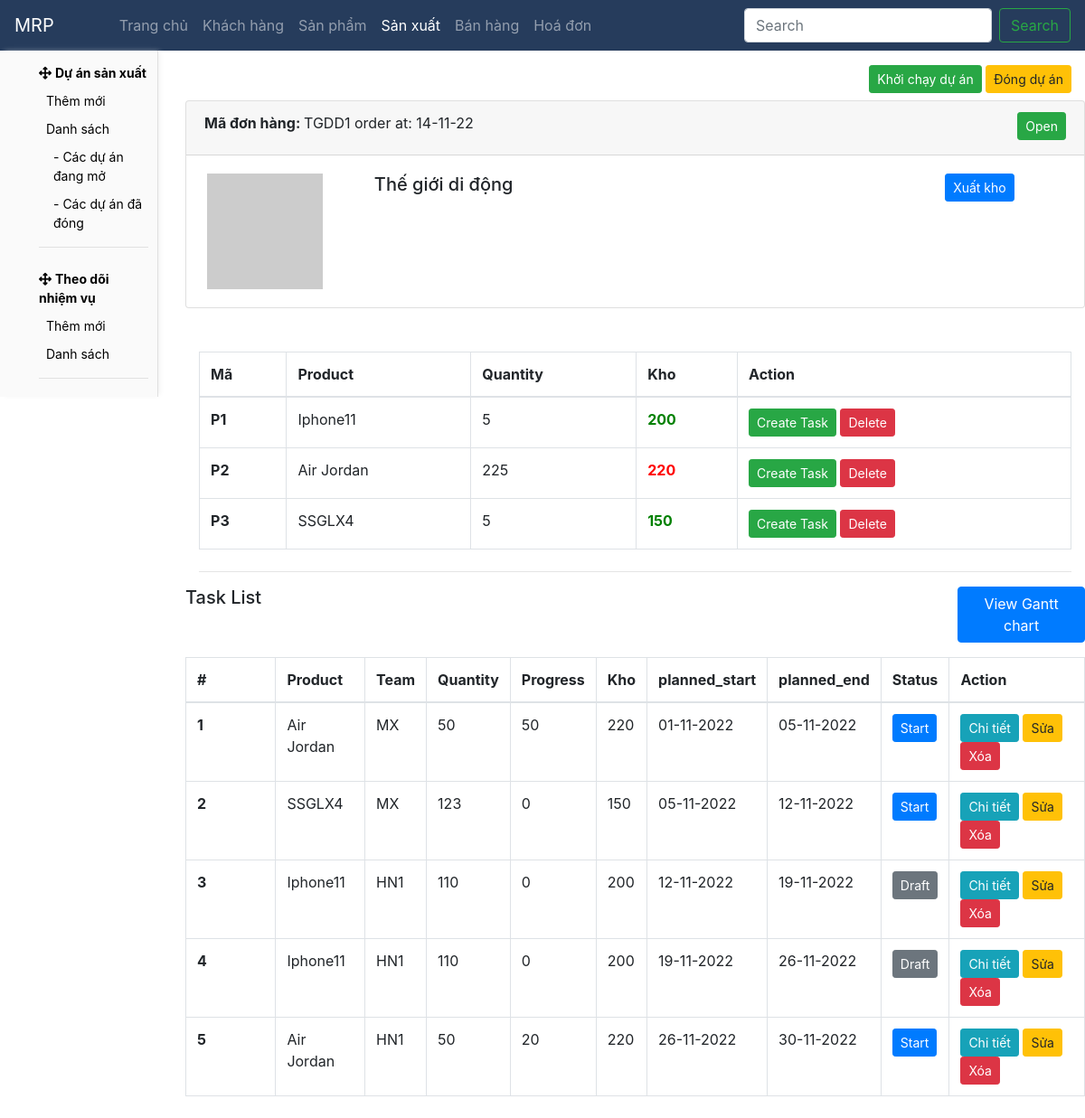
The page /mrp/mrp_detail/1 on the database as committed earlier.
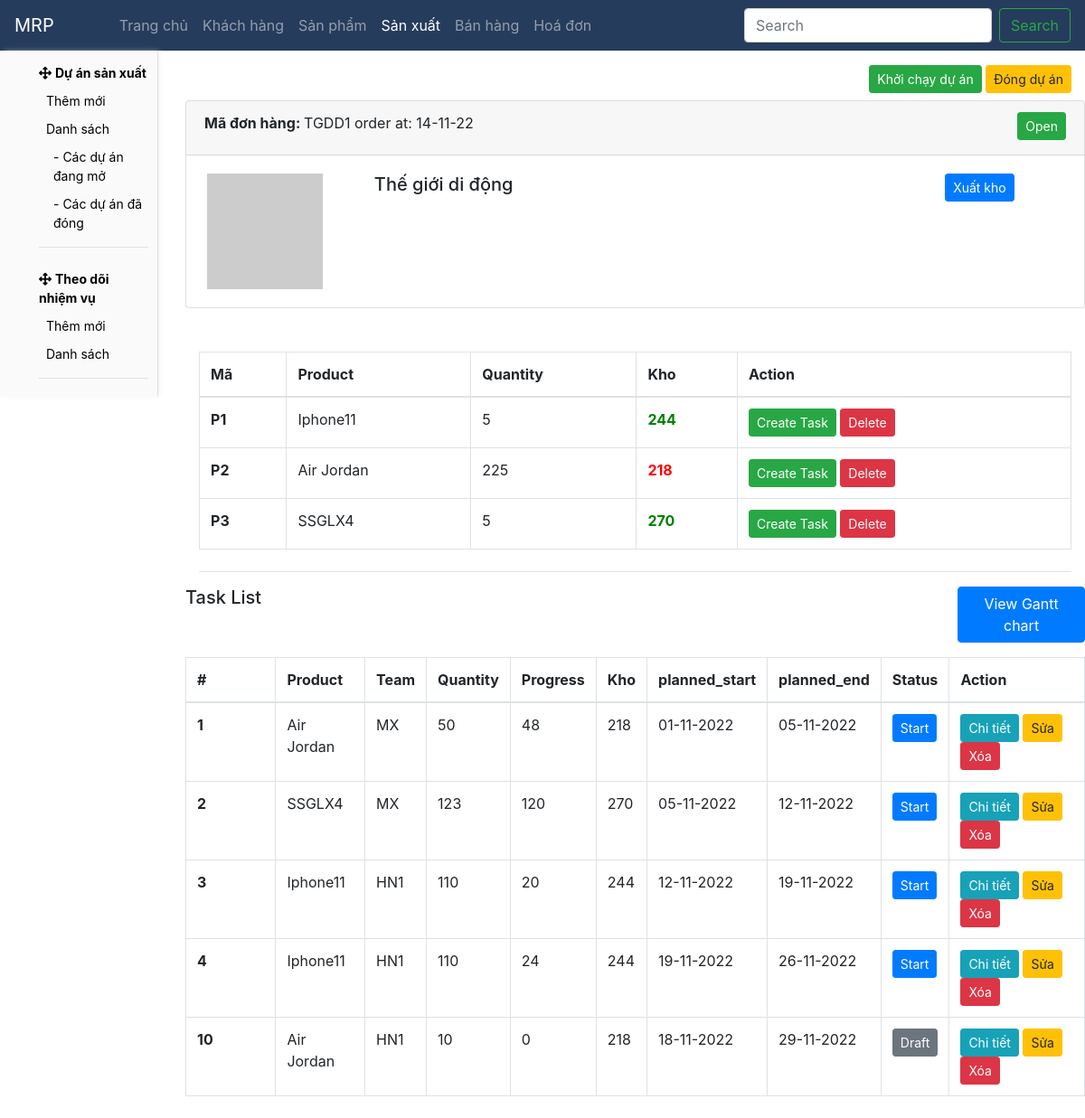
The same page on the database as committed later.
### core/models.py (models this page shows, shortened)
class ManufacturingPlan(models.Model):
    order = models.ForeignKey(Order, on_delete=models.CASCADE)
    bom = models.ForeignKey(BOM, on_delete=models.CASCADE, blank=True, null=True)
    start_date = models.DateTimeField(blank=True, null=True)
    end_date = models.DateTimeField(blank=True, null=True)
    planned_start = models.DateTimeField(blank=True, null=True)
    planned_end = models.DateTimeField(blank=True, null=True)
    status = models.CharField(max_length=50, choices=MRP_STATUS, default='Draft', blank=True, null=True)

class Order(models.Model):
    customer = models.ForeignKey(Customer, on_delete=models.CASCADE)
    order_date = models.DateTimeField(default=timezone.now, blank=True, null=True)
    status = models.CharField(max_length=50, choices=ORDER_STATUS, blank=True, null=True)

class Customer(models.Model):
    name = models.CharField(max_length=50)
    code = models.CharField(max_length=5, blank=True, null=True, unique=True)
    logo = models.ImageField(upload_to='company_logo/', blank=True, null=True, default='company_logo/default.jpg')
    type = models.CharField(max_length=50, choices=CUSTOMER_TYPE, default='Khách hàng')
    zip_code = models.CharField(max_length=50, blank=True, null=True)
    size = models.CharField(max_length=50, choices=COMPANY_SIZE, blank=True, null=True)
    status = models.CharField(max_length=50, choices=CUSTOMER_STATUS, default='Active')
    note = models.TextField(max_length=1000, blank=True, null=True)
    created_at = models.DateTimeField(auto_now_add=True, blank=True, null=True)
    def __str__(self):
        return self.name

class OrderLine(models.Model):
    order = models.ForeignKey(Order, on_delete=models.CASCADE)
    product = models.ForeignKey(Product, on_delete=models.CASCADE)
    quantity = models.IntegerField()

class Product(models.Model):
    name = models.CharField(max_length=50)
    type = models.CharField(max_length=50, choices=PRODUCT_TYPE, blank=True, null=True)
    components = models.ManyToManyField(Component, blank=True, null=True, related_name='product_chip')
    def __str__(self):
        return self.name
    def inventory(self):
        ivts =Inventory.objects.filter(product=self)
        total = 0
        for ivt in ivts:
            total += ivt.quantity
        return total

class Inventory(models.Model):
    warehouse = models.ForeignKey(Warehouse, on_delete=models.CASCADE, blank=True, null=True)
    product = models.ForeignKey(Product, on_delete=models.CASCADE)
    quantity = models.IntegerField()

class Task(models.Model):
    plan = models.ForeignKey(ManufacturingPlan, on_delete=models.CASCADE)
    product = models.ForeignKey(Product, on_delete=models.CASCADE)
    team = models.ForeignKey(Team, on_delete=models.CASCADE)
    quantity = models.IntegerField(default=1)
    quantity_process = models.IntegerField(default=0)
    start_date = models.DateTimeField(blank=True, null=True)
    end_date = models.DateTimeField(blank=True, null=True)
    planned_start = models.DateTimeField(blank=True, null=True)
    planned_end = models.DateTimeField(blank=True, null=True)
    is_start = models.BooleanField(default=False, blank=True, null=True)
    is_end = models.BooleanField(default=False, blank=True, null=True)

class Team(models.Model):
    name = models.CharField(max_length=50)
    warehouse = models.ForeignKey(Warehouse, on_delete=models.CASCADE, blank=True, null=True)
    def __str__(self):
        return self.name

### core/views.py (the view)
# urls.py: path('mrp/mrp_detail/<int:id>', mrp_detail, name='mrp_detail'),
def mrp_detail(request, id):
    try:
        mrp = ManufacturingPlan.objects.get(order=Order.objects.get(id=id))
    except:
        messages.error(request, 'Chưa có dự án cho đơn đặt hàng này. Vui lòng khởi tạo.')
        return redirect('order_list')
    return render(request, 'mrp/mrp_detail.html', {
        'mrp': mrp,
        'order_lines': Order.objects.get(id=id).orderline_set.all(),
        'tasks': Task.objects.filter(plan=mrp),
    })

### core/templates/mrp/mrp_detail.html (shortened to what this page needs)
{% extends 'base.html' %}
{% block sidebar %}
{% include 'sidebar/mrp.html' %}
{% endblock sidebar %}
{% block content %}
<form method="post">
	<div class="container mt-3">
		<div class="row mb-2">
			<div class="col-8"></div>
			<div class="col-4 text-right">
				<a href="{% url 'mrp_open' mrp.order.id %}" class="btn btn-sm btn-success">Khởi chạy dự án</a>
				<a href="{% url 'mrp_close' mrp.order.id %}" class="btn btn-sm btn-warning">Đóng dự án</a>
			</div>
		</div>
		<div class="card row mb-3">
			<div class="card-header" style="height: 60px;">
				<div class="row">
					<div class="col-6">
						<b> Mã đơn hàng: </b> {{mrp.order.customer.code}}{{mrp.order.id}} order at: {{mrp.order.order_date|date:'d-m-y'}}
					</div>
					<div class="col-6 text-right">
						{% if mrp.status == 'Open' %}
						<a href="" class="btn btn-sm btn-success">Open</a>
						{% elif mrp.status == 'Draft' %}
						<a href="" class="btn btn-sm btn-secondary">Draft</a>
						{% elif mrp.status == 'Closed' %}
						<a href="" class="btn btn-sm btn-secondary">Closed</a>
						{% endif %}
					</div>
				</div>
			</div>
			<div class="card-body">
				<div class="row">
					<div class="col-2 text-center">
						<img src="https://via.placeholder.com/128" alt="logo">
					</div>
					<div class="col-8">
						<h5 class="ml-4">{{mrp.order.customer}}</h5>
					</div>
					<div class="col-2">
						<a href="{% url 'gdn_add' mrp.order.id %}" class="btn btn-sm btn-primary">Xuất kho</a>
					</div>
				</div>
			</div>
		</div>
		<table class="table table-bordered mt-5 mb-4">
			<thead>
				<tr>
					<th scope="col" width=10%>Mã</th>
					<th scope="col">Product</th>
					<th scope="col">Quantity</th>
					<th scope="col">Kho</th>
					<th scope="col">Action</th>
				</tr>
			</thead>
			<tbody>
				{% for order_line in order_lines %}
				<tr>
					<th scope="row">P{{order_line.product.id}}</th>
					<td>{{order_line.product}}</td>
					<td>{{order_line.quantity}}</td>
					<td class="font-weight-bold" style="color: {% if order_line.quantity > order_line.product.inventory %}red{% else %}green{% endif %};">{{order_line.product.inventory}}</td>
					<td>
						<a href="{% url 'task_add' mrp.id order_line.product.id%}" class="btn btn-sm btn-success">Create Task</a>
						<a class="btn btn-sm btn-danger" onclick="confirm('delete?')?window.location.href='':''">Delete</a>
					</td>
				</tr>
				{% endfor %}
			</tbody>
		</table>
		<hr>
	</div>
		<div class="row">
			<h5 class="col-10"> Task List </h5>
			<div class="col-2"><a href="{% url 'mrp_process' mrp.id %}" class="btn btn-primary">View Gantt chart</a></div>
		</div>
		<table class="table table-bordered mt-3 mb-4 mr-5">
			<thead>
				<tr>
					<th scope="col" width=10%>#</th>
					<th scope="col">Product</th>
					<th scope="col">Team</th>
					<th scope="col">Quantity</th>
					<th scope="col">Progress</th>
					<th scope="col">Kho</th>
					<th scope="col">planned_start</th>
					<th scope="col">planned_end</th>
					<th scope="col">Status</th>
					<th scope="col">Action</th>
				</tr>
			</thead>
			<tbody>
				{% for task in tasks %}
				<tr>
					<th scope="row">{{task.id}}</th>
					<td>{{task.product}}</td>
					<td>{{task.team}}</td>
					<td>{{task.quantity}}</td>
					<td>{{task.quantity_process}}</td>
					<td>{{task.product.inventory}}</td>
					<td>{{task.planned_start|date:'d-m-Y'}}</td>
					<td>{{task.planned_end|date:'d-m-Y'}}</td>
					<td>
						{% if task.is_start %}
							<div class="btn btn-sm btn-primary">Start</div>
						{% elif task.is_end %}
							<div class="btn btn-sm btn-danger">End</div>
						{% else %}
							<div class="btn btn-sm btn-secondary">Draft</div>
						{% endif %}
					</td>
					<td>
						<a href="{% url 'task_detail' task.id %}" class="btn btn-sm btn-info">Chi tiết</a>
						<a href="#" class="btn btn-sm btn-warning">Sửa</a>
						<a href="#" class="btn btn-sm btn-danger" onclick="confirm('delete?')?window.location.href='{% url 'task_delete' task.id %}':''">Xóa</a>
					</td>
				</tr>
				{% endfor %}
			</tbody>
		</table>
</form>
{% endblock content %}

### core/templates/base.html (shortened to what this page needs)
{% load static %}
<!DOCTYPE html>
<html lang="en">
<head>
  <link rel="stylesheet" href="https://cdn.dhtmlx.com/gantt/edge/dhtmlxgantt.css" type="text/css"/>
  <link rel="stylesheet" href="https://dhtmlx.com/docs/products/dhtmlxGantt/codebase/dhtmlxGantt/skins/dhtmlxgantt_meadow.css?v=7.0.12" type="text/css" media="screen" title="no title" charset="utf-8"/>
  <link rel="stylesheet" href="https://dhtmlx.com/docs/products/dhtmlxGantt/styles/samples.css?v=1" type="text/css"/>
  <link rel="stylesheet" href="https://cdn.jsdelivr.net/npm/bootstrap@4.6.2/dist/css/bootstrap.min.css"/>
  <link rel="stylesheet" href="https://cdnjs.cloudflare.com/ajax/libs/font-awesome/6.2.0/css/all.min.css" />
  <link rel="stylesheet" href="https://cdnjs.cloudflare.com/ajax/libs/Chart.js/2.8.0/Chart.min.css" />
  <link rel="stylesheet" href="{% static 'css/style.css' %}"/>
</head>
<body>
  <nav class="navbar navbar-expand-lg navbar-dark">
    <a class="navbar-brand" href="{% url 'dashboard' %}">MRP</a>
    <div class="collapse navbar-collapse ml-5" id="navbarSupportedContent">
      <ul class="navbar-nav mr-auto">
        <li class="nav-item {% if 'dashboard/' in request.path %}active{% endif %}"><a class="nav-link" href="{% url 'dashboard' %}">Trang chủ <span class="sr-only">(current)</span></a></li>
        <li class="nav-item {% if 'customer/' in request.path %}active{% endif %}"><a class="nav-link" href="{% url 'customer' %}">Khách hàng</a></li>
        <li class="nav-item {% if 'product/' in request.path %}active{% endif %}"><a class="nav-link" href="{% url 'product' %}">Sản phẩm</a></li>
        <li class="nav-item {% if 'mrp/' in request.path %}active{% endif %}"><a class="nav-link" href="{% url 'mrp' %}">Sản xuất</a></li>
        <li class="nav-item {% if 'sales/' in request.path %}active{% endif %}"><a class="nav-link" href="{% url 'sales' %}">Bán hàng</a></li>
        <li class="nav-item {% if 'sales/' in request.path %}active{% endif %}"><a class="nav-link" href="#">Hoá đơn</a></li>
      </ul>
      <form class="form-inline my-2 my-lg-0">
        <input class="form-control mr-sm-2" type="search" placeholder="Search" aria-label="Search"/>
        <button class="btn btn-outline-success my-2 my-sm-0" type="submit">Search</button>
      </form>
    </div>
    </nav>
  <div class="row">
    <div class="col-2">{% block sidebar %}{% endblock sidebar %}</div>
    <div class="col-10">
      {% block content %}{% endblock content %}
    </div>
  </div>
</body>
</html>

### core/templates/sidebar/mrp.html
<div class="side-nav">
	<ul>
		<li>
			<a href=""><span><i class="fa fa-arrows mr-1" aria-hidden="true"></i>Dự án sản xuất</span></a>
			<a class="ml-2" href="{% url 'mrp_add' %}">Thêm mới</a>
			<a class="ml-2" href="{% url 'mrp_list' %}">Danh sách</a>
			<a class="ml-3" href="{% url 'mrp_open_list' %}">- Các dự án đang mở</a>
			<a class="ml-3" href="{% url 'mrp_closed_list' %}">- Các dự án đã đóng</a>
			<hr/>
		</li>
		<li>
			<a href="#"><span><i class="fa fa-arrows mr-1" aria-hidden="true"></i>Theo dõi nhiệm vụ</span></a>
			<a class="ml-2" href="">Thêm mới</a>
			<a class="ml-2" href="">Danh sách</a>
			<hr/>
		</li>
	</ul>
</div>

### core/static/css/style.css (style rules this page uses)
.side-nav { border-right: 1px solid #E0E0E0; box-shadow: 3px 0 6px -2px #eee; background-color: rgb(250,250,250); transition: left 0.5s ease; padding-top: 10px; }
.side-nav li { margin: 0 10px 0 3px; padding: 4px 0; list-style-type: none; cursor: pointer; }
.side-nav li a { display: block; margin: 0px 0px 10px 0px; color: black; font-size: 14px; cursor: pointer; }
.side-nav li a span { font-weight: bold; }

### core/templates/base.html (style rules this page uses)
nav { background-color: rgb(38,60,92); }

Rows that differ between the two databases and show on the page:
removed Task: id "5", product "Air Jordan", team "HN1", quantity "50", quantity_process "20", product.inventory "220", planned_start "26-11-2022", planned_end "30-11-2022", is_start "Start"
changed through a linked row, OrderLine "Iphone11": product.inventory "200" → "244"
changed through a linked row, OrderLine "Air Jordan": product.inventory "220" → "218"
changed through a linked row, OrderLine "SSGLX4": product.inventory "150" → "270"
changed Task id 1: quantity_process "50" → "48"; product.inventory "220" → "218"
changed Task "SSGLX4": quantity_process "0" → "120"; product.inventory "150" → "270"
changed Task id 3: quantity_process "0" → "20"; product.inventory "200" → "244"; is_start "Draft" → "Start"
changed Task id 4: quantity_process "0" → "24"; product.inventory "200" → "244"; is_start "Draft" → "Start"
added Task: id "10", product "Air Jordan", team "HN1", quantity "10", quantity_process "0", product.inventory "218", planned_start "18-11-2022", planned_end "29-11-2022", is_start "Draft"
